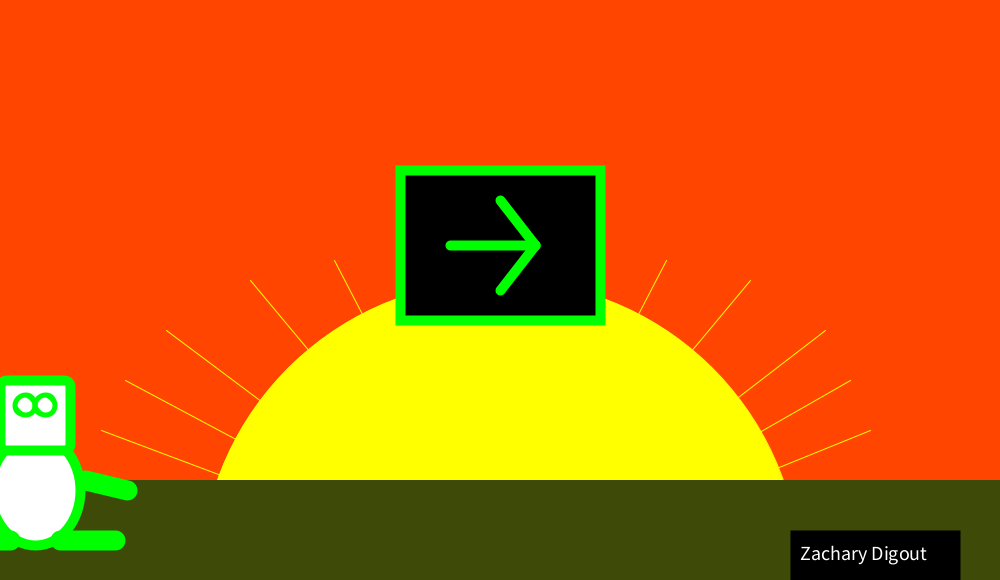
Frame 1 (no input)
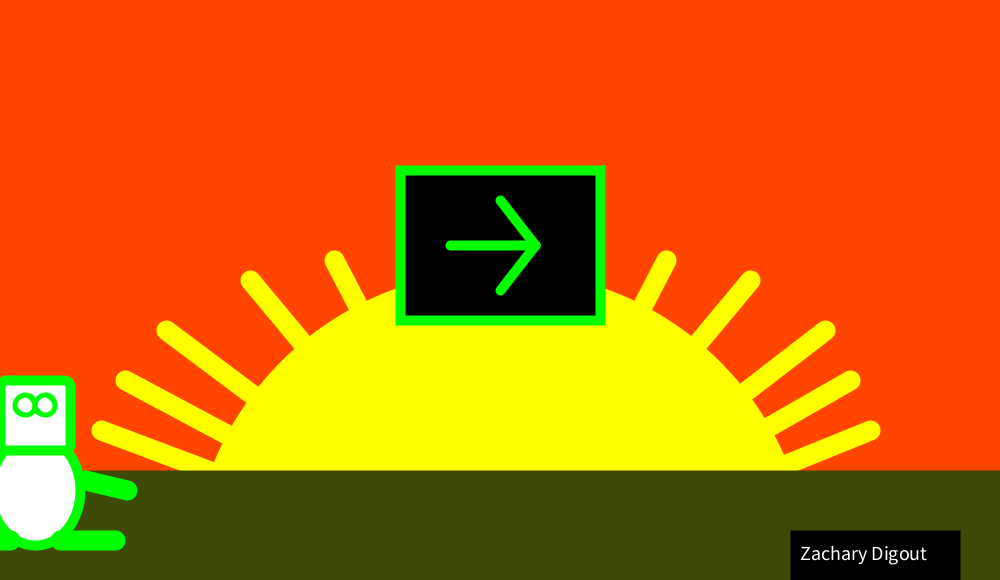
Frame 60 (the mouse pressed at the canvas centre just before this capture)
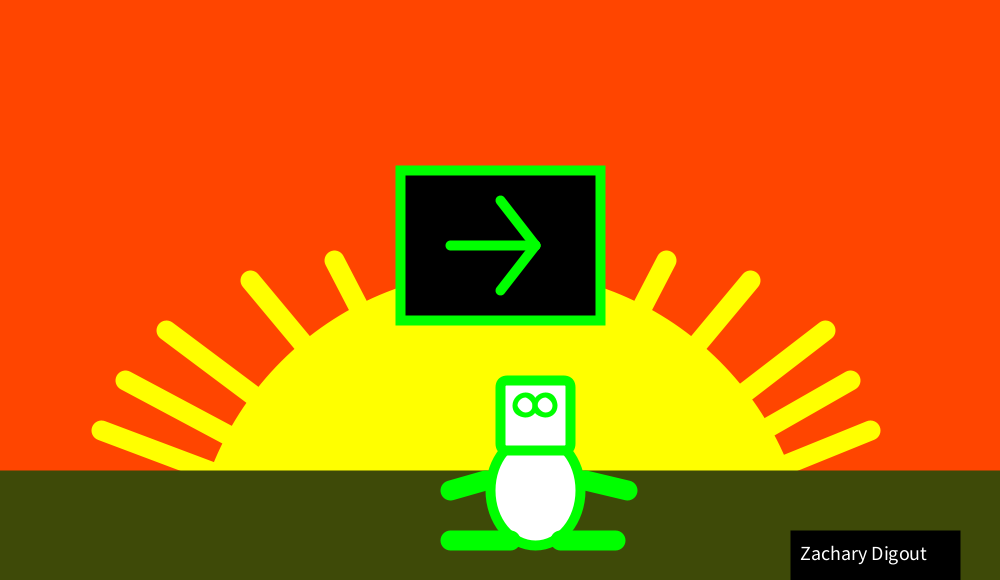
Frame 120 (the mouse held since frame 60 and released just before this capture)

The Processing sketch that drew these frames (run headless with seeded random() and noise(); from frame 60 on, the mouse is pressed at the canvas centre):

// Processing sketch: interactive_scene___Zach
// ── interactive_scene___Zach.pde
/* Interactive Scene
 CS30
 Zach Digout
 October 3, 2019
 
 An interactive scene where you can move the character,
 change the background, and change the colour of the set.
 */


//currentBack -> Background will change according to the value
//currentSet -> The colour of the arrow and the character will change according to the value
int currentBack = 0;
int currentSet = 0;

//Creates the parameters that we are working in
void setup() {
  size(1000, 580);
}


//Right -> Changes Background
void mousePressed() {
  if (mousePressed && mouseButton == RIGHT) {
    currentBack += 1;
    if (currentBack > 3) {
      currentBack = 0;
    }
  }
}


//Right -> Green Arrow/Character    Left -> Red Arrow/Character
void keyPressed() {
  if (keyCode == RIGHT) {
    currentSet = 0;
  }
  if (keyCode == LEFT) {
    currentSet = 1;
  }
}


//Creates the full scene
void draw() {
  changeBack();
  makeSet();
  makeCharacter();
  signature();
}


//Changes the background depending on currentBack
void changeBack() {
  if (currentBack == 0) { //First Background
    background(255, 69, 0);
    fill(255, 255, 0);
    stroke(255, 255, 0);
    ellipse(width/2, height, 600, 600);
    sunLines();
    stroke(62, 74, 8);
    fill(62, 74, 8);
    rect(-10, height - 100, width + 20, 150);
  } else if (currentBack == 1) { //Second Background
    background(0, 255, 255);
    stroke(255, 255, 0);
    fill(255, 255, 0);
    rect(-10, height - 100, width + 20, 150);
    fill(255);
    stroke(255);
    drawClouds();
  } else if (currentBack == 2) { //Third Background
    background(90, 50, 255);
    fill(120);
    stroke(120);
    drawClouds();
    stroke(255, 255, 0);
    fill(255, 255, 0);
    rect(-10, height - 100, width + 20, 150);
  } else if (currentBack == 3) { //Fourth Background
    background(0);
    stroke(0);
    fill(255);
    ellipse(width/5, height/5, 100, 100);
    fill(62, 74, 8);
    stroke(62, 74, 8);
    rect(-10, height - 100, width + 20, 150);
    drawStar();
  }
}


//Makes the set of the scene
void makeSet() {
  fill(0);
  strokeWeight(10);
  if (currentSet == 0) { //Makes a green arrow and a screen for it to show on
    stroke(0, 255, 0);
    rect(width/2 - 100, height/2 - 120, 200, 150);
    line(width/2 - 50, height/2 - 45, width/2 + 35, height/2 - 45);
    line(width/2, height/2 - 90, width/2 + 35, height/2 -45);
    line(width/2, height/2, width/2 + 35, height/2 -45);
  } else if (currentSet == 1) { //Makes a red arrow and a screen for it to show on
    stroke(255, 0, 0);
    rect(width/2 - 100, height/2 - 120, 200, 150);
    line(width/2 - 35, height/2 - 45, width/2 + 50, height/2 - 45);
    line(width/2 + 10, height/2 - 90, width/2 - 35, height/2 - 45);
    line(width/2 + 10, height/2, width/2 - 35, height/2 - 45);
  }
}


//Signs my name in the bottom right corner
void signature() {
  fill(0);
  stroke(0);
  rect(width/5*4, height-40, 150, 40);
  fill(255);
  stroke(255);
  textSize(20);
  text("Zachary Digout", width/5*4, height-20);
}


//Draws the character into the scene and makes them horizontally follow the mouse
void makeCharacter() {
  fill(255);
  ellipse(mouseX + 35, height - 90, 90, 110);
  rect(mouseX, height - 200, 70, 70, 7);
  strokeWeight(20);
  line(mouseX + 10, height - 40, mouseX - 50, height -40);
  line(mouseX + 60, height - 40, mouseX + 115, height -40);
  line(mouseX + 85, height - 100, mouseX + 127, height -90);
  line(mouseX -15, height - 100, mouseX - 50, height-90);
  ellipse(mouseX + 25, height - 175, 5, 5);
  ellipse(mouseX + 45, height - 175, 5, 5);
}


//Draws the stars for when currentBack == 3
void drawStar() {
  fill(255, 255, 0);
  stroke(255, 255, 0);
  triangle(width/6, height/2, width/6 + 2, height/2 - 4, width/6 + 4, height/2);
  triangle(width/6, height/2 - 4, width/6 + 2, height/2, width/6 + 4, height/2 - 4);
  triangle(width - 100, height/4, width- 102, height/4 - 4, width - 104, height/4);
  triangle(width - 100, height/4 - 4, width - 102, height/4, width - 104, height/4 - 4);
  triangle(width - 200, height/3, width- 202, height/3 - 4, width - 204, height/3);
  triangle(width - 200, height/3 - 4, width - 202, height/3, width - 204, height/3 - 4);
  triangle(width - 100, height/2, width- 102, height/2 - 4, width - 104, height/2);
  triangle(width - 100, height/2 - 4, width - 102, height/2, width - 104, height/2 - 4);
  triangle(width/12, height/4, width/12 - 2, height/4 - 4, width/12 - 4, height/4);
  triangle(width/12, height/4 - 4, width/12 - 2, height/4, width/12 - 4, height/4 - 4);
}


//Draws the lines for the sun when currentBack == 0
void sunLines() {
  line(width/2, height, width/9 - 10, height - 150);
  line(width/2, height, width/8, height - 200);
  line(width/2, height, width/6, height - 250);
  line(width/2, height, width/4, height - 300);
  line(width/2, height, width/2 - width/6, height - 320);
  line(width/2, height, width/2 + width/6, height - 320);
  line(width/2, height, width/2 + width/4, height - 300);
  line(width/2, height, width/2 + width/4 + 75, height - 250);
  line(width/2, height, width/2 + width/4 + 100, height - 200);
  line(width/2, height, width/2 + width/4 + 120, height - 150);
}


//Draws the clouds when currentBack == 1 or 2
void drawClouds() {
  ellipse(width/5, height/5, 70, 70);
  ellipse(width/5+40, height/5, 70, 70);
  ellipse(width/5, height/5+40, 70, 70);
  ellipse(width/5+40, height/5+40, 70, 70);
  ellipse(width/5-40, height/5+20, 70, 70);
  ellipse(width/5+80, height/5+20, 70, 70);
  ellipse(width/5*4, height/5, 70, 70);
  ellipse(width/5*4+40, height/5, 70, 70);
  ellipse(width/5*4, height/5+40, 70, 70);
  ellipse(width/5*4+40, height/5+40, 70, 70);
  ellipse(width/5*4-40, height/5+20, 70, 70);
  ellipse(width/5*4+80, height/5+20, 70, 70);
}
